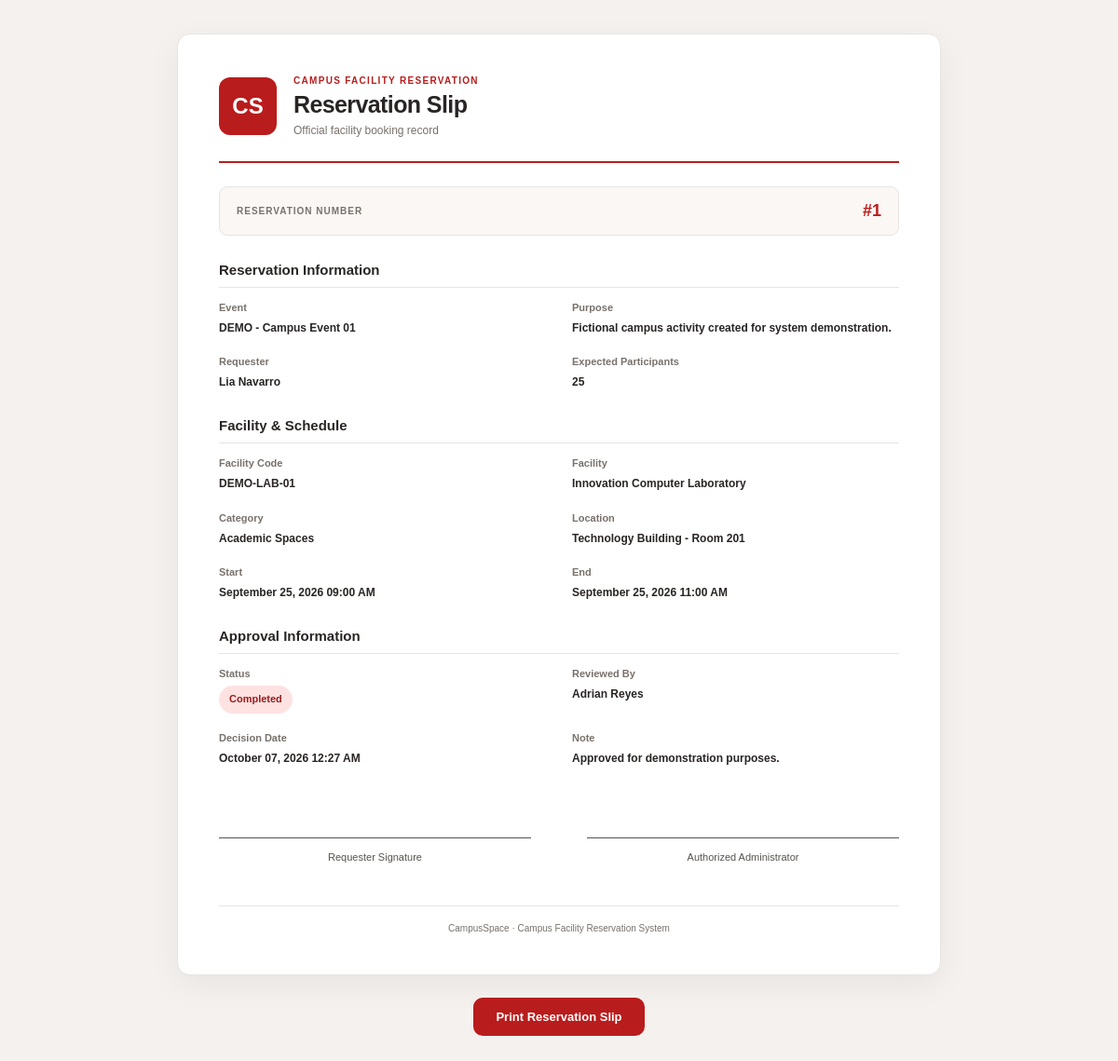
The app's page /manage/reservations/1/slip/ (signed in) with its own data.
### Reservation/models.py (models this page shows, shortened)
class Reservation(models.Model):
    STATUS_CHOICES = [
        ('PENDING', 'Pending'),
        ('APPROVED', 'Approved'),
        ('REJECTED', 'Rejected'),
        ('CANCELLED', 'Cancelled'),
        ('CHECKED_IN', 'Checked In'),
        ('NO_SHOW', 'No Show'),
        ('COMPLETED', 'Completed'),
    ]
    user = models.ForeignKey(
        settings.AUTH_USER_MODEL,
        on_delete=models.PROTECT,
        related_name='reservations'
    )
    facility = models.ForeignKey(
        Facility,
        on_delete=models.PROTECT,
        related_name='reservations'
    )
    event_name = models.CharField(
        max_length=200
    )
    purpose = models.TextField()
    expected_attendees = models.PositiveIntegerField()
    start_datetime = models.DateTimeField()
    end_datetime = models.DateTimeField()
    status = models.CharField(
        max_length=20,
        choices=STATUS_CHOICES,
        default='PENDING'
    )
    decision_by = models.ForeignKey(
        settings.AUTH_USER_MODEL,
        on_delete=models.PROTECT,
        null=True,
        blank=True,
        related_name='reservation_decisions'
    )
    decision_at = models.DateTimeField(
        null=True,
        blank=True
    )
    decision_reason = models.TextField(
        blank=True
    )
    created_at = models.DateTimeField(
        auto_now_add=True
    )
    updated_at = models.DateTimeField(
        auto_now=True
    )

class User(AbstractUser):
    ROLE_CHOICES = [
        ('BASIC_USER', 'Basic User'),
        ('ADMIN', 'Admin'),
    ]
    role = models.CharField(
        max_length=10,
        choices=ROLE_CHOICES,
        default='BASIC_USER'
    )
    department = models.CharField(
        max_length=100,
        blank=True
    )
    contact_number = models.CharField(
        max_length=20,
        blank=True
    )
    objects = UserManager()

class Facility(models.Model):
    facility_code = models.CharField(
        max_length=20,
        unique=True
    )
    name = models.CharField(
        max_length=100
    )
    category = models.ForeignKey(
        FacilityCategory,
        on_delete=models.PROTECT,
        related_name='facilities'
    )
    location = models.CharField(
        max_length=200
    )
    capacity = models.PositiveIntegerField()
    description = models.TextField(
        blank=True
    )
    opening_time = models.TimeField()
    closing_time = models.TimeField()
    is_active = models.BooleanField(
        default=True
    )

class FacilityCategory(models.Model):
    name = models.CharField(
        max_length=100,
        unique=True
    )
    is_active = models.BooleanField(
        default=True
    )

### Reservation/views.py (the view, shortened to what this page needs)
@admin_required
def reservation_slip(request, reservation_id):
    reservation = get_object_or_404(
        Reservation.objects.select_related(
            'user',
            'facility',
            'facility__category',
            'decision_by',
        ),
        pk=reservation_id
    )
    allowed_statuses = [
        'APPROVED',
        'CHECKED_IN',
        'COMPLETED',
        'NO_SHOW',
    ]
    return render(
        request,
        'Reservation/admin/reservations/ReservationSlip.html',
        {
            'reservation': reservation,
        }
    )

### templates/Reservation/admin/reservations/ReservationSlip.html (shortened to what this page needs)
{% load static %}
<!DOCTYPE html>
<html lang="en">
<head>
    <link rel="stylesheet"
          href="{% static 'Reservation/css/admin/reservation-print.css' %}">
</head>
<body>
<main class="print-document">
    <header class="print-header">
        <div class="print-mark">CS</div>
        <div>
            <p class="print-eyebrow">CAMPUS FACILITY RESERVATION</p>
            <h1>Reservation Slip</h1>
            <p>Official facility booking record</p>
        </div>
    </header>
    <div class="print-ref">
        <span>RESERVATION NUMBER</span>
        <strong>#{{ reservation.id }}</strong>
    </div>
    <section class="print-section">
        <h2>Reservation Information</h2>
        <dl>
            <div>
                <dt>Event</dt>
                <dd>{{ reservation.event_name }}</dd>
            </div>
            <div>
                <dt>Purpose</dt>
                <dd>{{ reservation.purpose|linebreaksbr }}</dd>
            </div>
            <div>
                <dt>Requester</dt>
                <dd>
                    {{ reservation.user.get_full_name|default:reservation.user.username }}
                </dd>
            </div>
            <div>
                <dt>Expected Participants</dt>
                <dd>{{ reservation.expected_attendees }}</dd>
            </div>
        </dl>
    </section>
    <section class="print-section">
        <h2>Facility &amp; Schedule</h2>
        <dl>
            <div>
                <dt>Facility Code</dt>
                <dd>{{ reservation.facility.facility_code }}</dd>
            </div>
            <div>
                <dt>Facility</dt>
                <dd>{{ reservation.facility.name }}</dd>
            </div>
            <div>
                <dt>Category</dt>
                <dd>{{ reservation.facility.category.name }}</dd>
            </div>
            <div>
                <dt>Location</dt>
                <dd>{{ reservation.facility.location }}</dd>
            </div>
            <div>
                <dt>Start</dt>
                <dd>
                    {{ reservation.start_datetime|date:"F d, Y h:i A" }}
                </dd>
            </div>
            <div>
                <dt>End</dt>
                <dd>
                    {{ reservation.end_datetime|date:"F d, Y h:i A" }}
                </dd>
            </div>
        </dl>
    </section>
    <section class="print-section">
        <h2>Approval Information</h2>
        <dl>
            <div>
                <dt>Status</dt>
                <dd>
                    <span class="print-status">
                        {{ reservation.get_status_display }}
                    </span>
                </dd>
            </div>
            <div>
                <dt>Reviewed By</dt>
                <dd>
                    {{ reservation.decision_by.get_full_name|default:reservation.decision_by.username|default:"—" }}
                </dd>
            </div>
            <div>
                <dt>Decision Date</dt>
                <dd>
                    {{ reservation.decision_at|date:"F d, Y h:i A"|default:"—" }}
                </dd>
            </div>
            <div>
                <dt>Note</dt>
                <dd>
                    {{ reservation.decision_reason|default:"—"|linebreaksbr }}
                </dd>
            </div>
        </dl>
    </section>
    <div class="print-signatures">
        <div>
            <span>Requester Signature</span>
        </div>
        <div>
            <span>Authorized Administrator</span>
        </div>
    </div>
    <footer class="print-footer">
        CampusSpace · Campus Facility Reservation System
    </footer>
</main>
<div class="print-actions">
    <button type="button" onclick="window.print()">
        Print Reservation Slip
    </button>
</div>
</body>
</html>

### Reservation/static/Reservation/css/admin/reservation-print.css (style rules this page uses)
* { box-sizing: border-box; }
body { margin: 0; padding: 36px 20px; background: #f5f1ef; color: #292524; font-family: Arial, Helvetica, sans-serif; font-size: 13px; }
.print-document { width: 100%; max-width: 820px; margin: 0 auto; padding: 44px; background: #fff; border: 1px solid #e7e5e4; border-radius: 14px; box-shadow: 0 10px 35px rgba(0, 0, 0, 0.06); }
.print-header { display: flex; align-items: center; gap: 18px; padding-bottom: 26px; border-bottom: 2px solid #b91c1c; }
.print-mark { display: flex; align-items: center; justify-content: center; flex-shrink: 0; width: 62px; height: 62px; background: #b91c1c; color: #fff; border-radius: 12px; font-size: 24px; font-weight: 800; }
.print-eyebrow { margin: 0 0 6px; color: #b91c1c; font-size: 10px; font-weight: 800; letter-spacing: 1.3px; }
.print-header h1 { margin: 0 0 6px; font-size: 25px; letter-spacing: -0.6px; }
.print-header p:last-child { margin: 0; color: #78716c; font-size: 12px; }
.print-ref { display: flex; justify-content: space-between; align-items: center; gap: 12px; margin: 25px 0; padding: 15px 18px; background: #faf7f5; border: 1px solid #e7e5e4; border-radius: 9px; }
.print-ref span { color: #78716c; font-size: 10px; font-weight: 700; letter-spacing: 1px; }
.print-ref strong { color: #b91c1c; font-size: 18px; }
.print-section { margin-top: 28px; break-inside: avoid; }
.print-section h2 { margin: 0 0 15px; padding-bottom: 10px; border-bottom: 1px solid #e7e5e4; color: #292524; font-size: 15px; }
.print-section dl { display: grid; grid-template-columns: repeat(2, minmax(0, 1fr)); gap: 20px 28px; margin: 0; }
.print-section dl > div { min-width: 0; }
.print-section dt { margin-bottom: 7px; color: #78716c; font-size: 11px; font-weight: 600; }
.print-section dd { margin: 0; color: #292524; font-size: 12px; font-weight: 700; line-height: 1.6; overflow-wrap: anywhere; }
.print-status { display: inline-block; padding: 6px 11px; background: #fee2e2; color: #991b1b; border-radius: 20px; font-size: 11px; font-weight: 700; }
.print-signatures { display: grid; grid-template-columns: repeat(2, minmax(0, 1fr)); gap: 60px; margin-top: 75px; }
.print-signatures > div { padding-top: 12px; border-top: 1px solid #57534e; text-align: center; }
.print-signatures span { color: #57534e; font-size: 11px; }
.print-footer { margin-top: 45px; padding-top: 18px; border-top: 1px solid #e7e5e4; color: #78716c; font-size: 10px; text-align: center; }
.print-actions { display: flex; justify-content: center; margin-top: 24px; }
.print-actions button { padding: 13px 24px; background: #b91c1c; color: #fff; border: none; border-radius: 10px; font-size: 13px; font-weight: 700; cursor: pointer; }

### records on screen
Reservation: id "1", event_name "DEMO - Campus Event 01", purpose "Fictional campus activity created for system demonstration.", user.get_full_name "Lia Navarro", expected_attendees "25", facility.facility_code "DEMO-LAB-01", facility.name "Innovation Computer Laboratory", facility.category.name "Academic Spaces", facility.location "Technology Building - Room 201", start_datetime "September 25, 2026 09:00 AM", end_datetime "September 25, 2026 11:00 AM", status "Completed", decision_by.get_full_name "Adrian Reyes", decision_at "October 07, 2026 12:27 AM", decision_reason "Approved for demonstration purposes."
